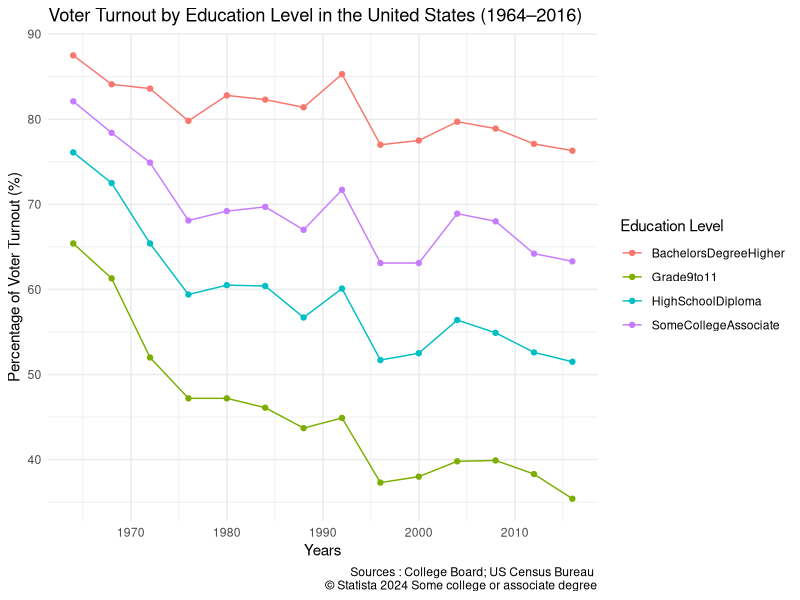
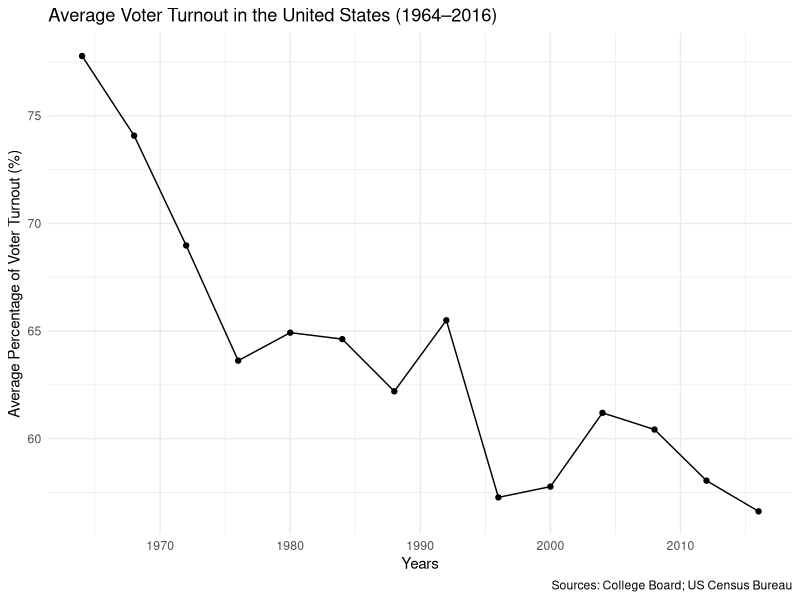

Generate these figures, in order, with R:
## ---- chunk 1
library(ggplot2)
library(tidyverse)
library(readr)
library(dplyr)
turnout <- read_csv("index_files/Turnout.csv") 
## ---- chunk 2
getwd()
setwd("/Users/ikramohamed/Desktop")
getwd
## ---- chunk 3
turnout <- data.frame(
  Years = c(1964, 1968, 1972, 1976, 1980, 1984, 1988, 1992, 1996, 2000, 2004, 2008, 2012, 2016),
  Grade9to11 = c(65.4, 61.3, 52.0, 47.2, 47.2, 46.1, 43.7, 44.9, 37.3, 38.0, 39.8, 39.9, 38.3, 35.4),
  HighSchoolDiploma = c(76.1, 72.5, 65.4, 59.4, 60.5, 60.4, 56.7, 60.1, 51.7, 52.5, 56.4, 54.9, 52.6, 51.5),
  SomeCollegeAssociate = c(82.1, 78.4, 74.9, 68.1, 69.2, 69.7, 67.0, 71.7, 63.1, 63.1, 68.9, 68.0, 64.2, 63.3),
  BachelorsDegreeHigher = c(87.5, 84.1, 83.6, 79.8, 82.8, 82.3, 81.4, 85.3, 77.0, 77.5, 79.7, 78.9, 77.1, 76.3)
)

turnout_long <- turnout|>
  pivot_longer(!Years, names_to = "Education_level", values_to = "Percentage")

ggplot(turnout_long, aes(x = Years, y = Percentage, color = Education_level)) +
  geom_line() + 
  geom_point() +
  labs(
    title = "Voter Turnout by Education Level in the United States (1964–2016)", 
    caption = "Sources : College Board; US Census Bureau 
    © Statista 2024 Some college or associate degree", 
    x = "Years",
    y = "Percentage of Voter Turnout (%)",
    color = "Education Level"
  ) +
  theme_minimal()
## ---- chunk 4
library(dplyr)
library(knitr)

turnout_table <- turnout_long |> 
  group_by(Education_level) |>
  summarize(
    Mean_Percentage = mean(Percentage),
    SD_Percentage = sd(Percentage),
    Min_Percentage = min(Percentage),
    Max_Percentage = max(Percentage)
  )

knitr::kable(turnout_table, 
            digits = 2, 
            col.names = c("Education Level", "Mean", "SD", "Min", "Max"),
            caption = "Summary of Voter Turnout by Education Level (1964-2016)")
## ---- chunk 5
turnout_summary <- turnout_long |>
  group_by(Years) |>
  summarize(Average_Percentage = mean(Percentage, na.rm = TRUE))

ggplot(turnout_summary, aes(x = Years, y = Average_Percentage)) +
  geom_line() + 
  geom_point() +
  labs(
    title = "Average Voter Turnout in the United States (1964–2016)", 
    x = "Years",
    y = "Average Percentage of Voter Turnout (%)",
    caption = "Sources: College Board; US Census Bureau"
  ) +
  theme_minimal()

## ---- chunk 6
model_main <- lm(Percentage ~ Education_level, data = turnout_long)
model_main
summary(model_main)
